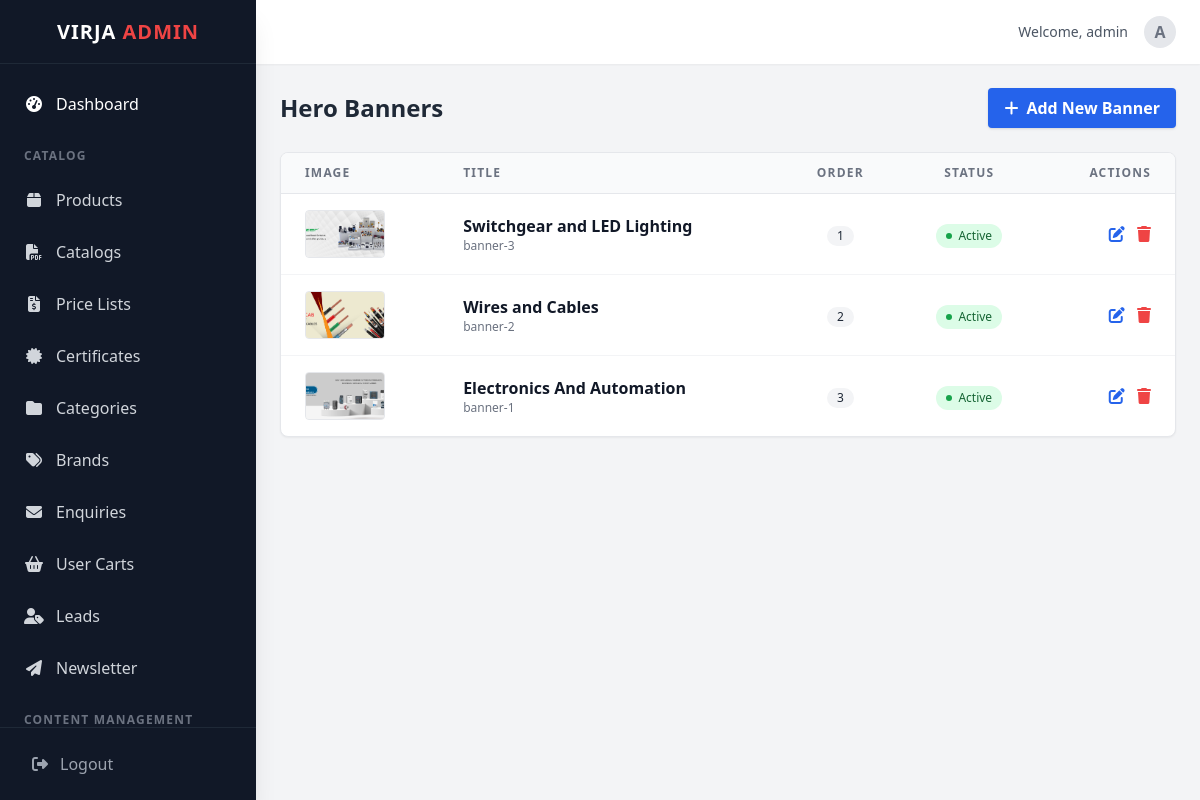
The page /dashboard/banners/ (signed in) on the database its author committed.
### banners/models.py (models this page shows, shortened)
class Banner(models.Model):
    title = models.CharField(max_length=255)
    subtitle = models.CharField(max_length=255, blank=True)
    image = models.ImageField(upload_to='banners/')
    link = models.URLField(blank=True)
    is_active = models.BooleanField(default=True)
    order = models.IntegerField(default=0)
    class Meta:
        ordering = ['order']

### dashboard/views.py (the view)
# urls.py: path('banners/', views.banner_list, name='banner_list'),
@login_required(login_url='dashboard:login')
@user_passes_test(admin_required, login_url='dashboard:login')
def banner_list(request):
    banners = Banner.objects.all().order_by('order')
    return render(request, 'dashboard/banners/list.html', {'banners': banners})

### cart/context_processors.py (called while the page is built)
def cart_count(request):
    if not request.session.session_key:
        request.session.create()
    try:
        cart = Cart.objects.get(session_key=request.session.session_key)
        return {'cart_items_count': cart.get_total_items()}
    except Cart.DoesNotExist:
        return {'cart_items_count': 0}

### core/context_processors.py (called while the page is built)
def site_settings(request):
    return {
        'company_info': CompanyInfo.objects.first(),
        'home_content': HomePageContent.objects.first(),
        'home_features': HomeFeature.objects.all(),
    }

def global_categories(request):
    categories = Category.objects.filter(parent=None).prefetch_related('children__children').order_by('order', 'name')
    return {
        'mega_menu_categories': categories
    }

### dashboard/views.py (called while the page is built)
def admin_required(user):
    return user.is_superuser

### dashboard/templates/dashboard/banners/list.html (shortened to what this page needs)
{% extends 'dashboard/base_admin.html' %}
{% block content %}
<div class="max-w-7xl mx-auto">
    <div class="flex justify-between items-center mb-6">
        <h2 class="text-2xl font-bold text-gray-800">Hero Banners</h2>
        <a href="{% url 'dashboard:banner_create' %}"
            class="bg-blue-600 hover:bg-blue-700 text-white font-bold py-2 px-4 rounded shadow transition flex items-center gap-2">
            <i class="fas fa-plus"></i> Add New Banner
        </a>
    </div>
    <div class="bg-white rounded-lg shadow-sm border border-gray-200 overflow-hidden">
        <table class="w-full text-left border-collapse">
            <thead class="bg-gray-50 border-b border-gray-200">
                <tr>
                    <th class="px-6 py-3 text-xs font-bold text-gray-500 uppercase tracking-widest">Image</th>
                    <th class="px-6 py-3 text-xs font-bold text-gray-500 uppercase tracking-widest">Title</th>
                    <th class="px-6 py-3 text-xs font-bold text-gray-500 uppercase tracking-widest text-center">Order
                    </th>
                    <th class="px-6 py-3 text-xs font-bold text-gray-500 uppercase tracking-widest text-center">Status
                    </th>
                    <th class="px-6 py-3 text-xs font-bold text-gray-500 uppercase tracking-widest text-right">Actions
                    </th>
                </tr>
            </thead>
            <tbody class="divide-y divide-gray-100">
                {% for banner in banners %}
                <tr class="hover:bg-gray-50 transition">
                    <td class="px-6 py-4">
                        <div class="w-20 h-12 rounded overflow-hidden bg-gray-100 border border-gray-200">
                            {% if banner.image %}
                            <img src="{{ banner.image.url }}" alt="{{ banner.title }}"
                                class="w-full h-full object-cover">
                            {% else %}
                            <div class="w-full h-full flex items-center justify-center text-gray-400">
                                <i class="fas fa-image"></i>
                            </div>
                            {% endif %}
                        </div>
                    </td>
                    <td class="px-6 py-4">
                        <div class="font-semibold text-gray-900">{{ banner.title }}</div>
                        {% if banner.subtitle %}
                        <div class="text-xs text-gray-500 truncate max-w-xs">{{ banner.subtitle }}</div>
                        {% endif %}
                    </td>
                    <td class="px-6 py-4 text-center">
                        <span
                            class="inline-flex items-center justify-center bg-gray-100 text-gray-800 text-xs px-2.5 py-0.5 rounded-full font-medium">
                            {{ banner.order }}
                        </span>
                    </td>
                    <td class="px-6 py-4 text-center">
                        {% if banner.is_active %}
                        <span
                            class="inline-flex items-center gap-1.5 py-1 px-2.5 rounded-full text-xs font-medium bg-green-100 text-green-800">
                            <span class="w-1.5 h-1.5 rounded-full bg-green-600"></span> Active
                        </span>
                        {% else %}
                        <span
                            class="inline-flex items-center gap-1.5 py-1 px-2.5 rounded-full text-xs font-medium bg-gray-100 text-gray-600">
                            <span class="w-1.5 h-1.5 rounded-full bg-gray-400"></span> Inactive
                        </span>
                        {% endif %}
                    </td>
                    <td class="px-6 py-4 text-right space-x-2">
                        <a href="{% url 'dashboard:banner_edit' banner.pk %}"
                            class="text-blue-600 hover:text-blue-900 transition" title="Edit">
                            <i class="fas fa-edit"></i>
                        </a>
                        <a href="{% url 'dashboard:banner_delete' banner.pk %}"
                            class="text-red-500 hover:text-red-700 transition" title="Delete">
                            <i class="fas fa-trash"></i>
                        </a>
                    </td>
                </tr>
                {% endfor %}
            </tbody>
        </table>
    </div>
</div>
{% endblock %}

### dashboard/templates/dashboard/base_admin.html (shortened to what this page needs)
<!DOCTYPE html>
<html lang="en">
<head>
    <script src="https://cdn.tailwindcss.com"></script>
    <link rel="stylesheet" href="https://cdnjs.cloudflare.com/ajax/libs/font-awesome/6.4.0/css/all.min.css">
</head>
<body class="bg-gray-100 text-gray-800 font-sans antialiased" x-data="{ sidebarOpen: false }">
    <div class="flex h-screen overflow-hidden">
        <aside :class="sidebarOpen ? 'translate-x-0' : '-translate-x-full'"
            class="fixed inset-y-0 left-0 z-30 w-64 bg-gray-900 text-white flex flex-col shadow-xl transition-transform duration-300 transform md:translate-x-0 md:static md:inset-auto">
            <div class="h-16 flex items-center justify-center border-b border-gray-800">
                <h1 class="text-xl font-bold tracking-wider text-white">VIRJA <span class="text-red-500">ADMIN</span>
                </h1>
            </div>
            <nav class="flex-1 overflow-y-auto py-4">
                <ul class="space-y-1 px-2">
                    <li>
                        <a href="{% url 'dashboard:home' %}"
                            class="flex items-center gap-3 px-4 py-3 rounded hover:bg-gray-800 transition {% if request.resolver_match.url_name == 'home' %}bg-gray-800 border-l-4 border-red-500{% endif %}">
                            <i class="fas fa-tachometer-alt w-5 text-center"></i>
                            <span class="font-medium">Dashboard</span>
                        </a>
                    </li>
                    <li class="pt-4 pb-2 px-4 text-xs font-bold text-gray-500 uppercase tracking-widest">Catalog</li>
                    <li>
                        <a href="{% url 'dashboard:product_list' %}"
                            class="flex items-center gap-3 px-4 py-3 rounded hover:bg-gray-800 transition text-gray-300 hover:text-white {% if 'product' in request.resolver_match.url_name %}bg-gray-800 text-white{% endif %}">
                            <i class="fas fa-box w-5 text-center"></i>
                            <span class="font-medium">Products</span>
                        </a>
                    </li>
                    <li>
                        <a href="{% url 'dashboard:catalog_list' %}"
                            class="flex items-center gap-3 px-4 py-3 rounded hover:bg-gray-800 transition text-gray-300 hover:text-white {% if 'catalogs' in request.resolver_match.url_name %}bg-gray-800 text-white{% endif %}">
                            <i class="fas fa-file-pdf w-5 text-center"></i>
                            <span class="font-medium">Catalogs</span>
                        </a>
                    </li>
                    <li>
                        <a href="{% url 'dashboard:pricelist_list' %}"
                            class="flex items-center gap-3 px-4 py-3 rounded hover:bg-gray-800 transition text-gray-300 hover:text-white {% if 'pricelist' in request.resolver_match.url_name %}bg-gray-800 text-white{% endif %}">
                            <i class="fas fa-file-invoice-dollar w-5 text-center"></i>
                            <span class="font-medium">Price Lists</span>
                        </a>
                    </li>
                    <li>
                        <a href="{% url 'dashboard:certificate_list' %}"
                            class="flex items-center gap-3 px-4 py-3 rounded hover:bg-gray-800 transition text-gray-300 hover:text-white {% if 'certificate' in request.resolver_match.url_name %}bg-gray-800 text-white{% endif %}">
                            <i class="fas fa-certificate w-5 text-center"></i>
                            <span class="font-medium">Certificates</span>
                        </a>
                    </li>
                    <li>
                        <a href="{% url 'dashboard:category_list' %}"
                            class="flex items-center gap-3 px-4 py-3 rounded hover:bg-gray-800 transition text-gray-300 hover:text-white {% if request.resolver_match.url_name == 'category_list' %}bg-gray-800 text-white{% endif %}">
                            <i class="fas fa-folder w-5 text-center"></i>
                            <span class="font-medium">Categories</span>
                        </a>
                    </li>
                    <li>
                        <a href="{% url 'dashboard:brand_list' %}"
                            class="flex items-center gap-3 px-4 py-3 rounded hover:bg-gray-800 transition text-gray-300 hover:text-white {% if request.resolver_match.url_name == 'brand_list' %}bg-gray-800 text-white{% endif %}">
                            <i class="fas fa-tags w-5 text-center"></i>
                            <span class="font-medium">Brands</span>
                        </a>
                    </li>
                    <li>
                        <a href="{% url 'dashboard:enquiry_list' %}"
                            class="flex items-center gap-3 px-4 py-3 rounded hover:bg-gray-800 transition text-gray-300 hover:text-white {% if 'enquiry' in request.resolver_match.url_name %}bg-gray-800 text-white{% endif %}">
                            <i class="fas fa-envelope w-5 text-center"></i>
                            <span class="font-medium">Enquiries</span>
                        </a>
                    </li>
                    <li>
                        <a href="{% url 'dashboard:dashboard_carts_list' %}"
                            class="flex items-center gap-3 px-4 py-3 rounded hover:bg-gray-800 transition text-gray-300 hover:text-white {% if 'cart' in request.resolver_match.url_name %}bg-gray-800 text-white{% endif %}">
                            <i class="fas fa-shopping-basket w-5 text-center"></i>
                            <span class="font-medium">User Carts</span>
                        </a>
                    </li>
                    <li>
                        <a href="{% url 'dashboard:lead_list' %}"
                            class="flex items-center gap-3 px-4 py-3 rounded hover:bg-gray-800 transition text-gray-300 hover:text-white {% if 'lead' in request.resolver_match.url_name %}bg-gray-800 text-white{% endif %}">
                            <i class="fas fa-user-tag w-5 text-center"></i>
                            <span class="font-medium">Leads</span>
                        </a>
                    </li>
                    <li>
                        <a href="{% url 'dashboard:newsletter_list' %}"
                            class="flex items-center gap-3 px-4 py-3 rounded hover:bg-gray-800 transition text-gray-300 hover:text-white {% if 'newsletter' in request.resolver_match.url_name %}bg-gray-800 text-white{% endif %}">
                            <i class="fas fa-paper-plane w-5 text-center"></i>
                            <span class="font-medium">Newsletter</span>
                        </a>
                    </li>
                    <li class="pt-4 pb-2 px-4 text-xs font-bold text-gray-500 uppercase tracking-widest">Content
                        Management</li>
                </ul>
            </nav>
            <div class="p-4 border-t border-gray-800">
                <a href="{% url 'dashboard:logout' %}"
                    class="flex items-center gap-3 px-4 py-2 rounded text-gray-400 hover:text-white hover:bg-red-900/50 transition">
                    <i class="fas fa-sign-out-alt"></i>
                    <span>Logout</span>
                </a>
            </div>
        </aside>
        <div class="flex-1 flex flex-col overflow-hidden">
            <header class="h-16 bg-white shadow-sm flex items-center justify-between px-6 z-10">
                <div class="flex items-center gap-4">
                    <a href="{% url 'dashboard:admin_profile' %}"
                        class="flex items-center gap-4 hover:opacity-80 transition">
                        <span class="text-sm font-medium text-gray-600">Welcome, {{ request.user.username }}</span>
                        <div
                            class="w-8 h-8 rounded-full bg-gray-200 flex items-center justify-center text-gray-500 font-bold">
                            {{ request.user.username|make_list|first|upper }}
                        </div>
                    </a>
                </div>
            </header>
            <main class="flex-1 overflow-x-hidden overflow-y-auto bg-gray-100 p-6">
                {% block content %}{% endblock %}
            </main>
        </div>
    </div>
</body>
</html>

### dashboard/templates/dashboard/base_admin.html (style rules this page uses)
body { font-family: 'Inter', sans-serif; }
* { scrollbar-width: thin; scrollbar-color: rgba(156, 163, 175, 0.3) transparent; }

### rows shown on the page
Banner: image (picture), title "Switchgear and LED Lighting", subtitle "banner-3", order "1", is_active True (drawn)
Banner: image (picture), title "Wires and Cables", subtitle "banner-2", order "2", is_active True (drawn)
Banner: image (picture), title "Electronics And Automation", subtitle "banner-1", order "3", is_active True (drawn)

### other values the page prints
{{ request.user.username }} "admin"
{{ request.user.username|make_list|first|upper }} "A"
